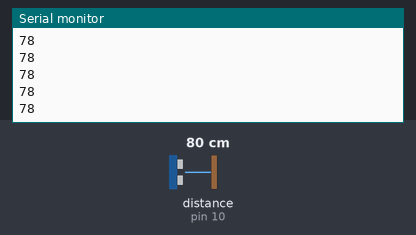
A sketch run on a simulated Arduino Uno, built with avr-gcc and run on an emulated ATmega328P. On the bench: the last lines printed to the serial monitor. Wiring (inferred from the names in the program): ultrasonic range finder: trigger pin 9; echo pin 10. The inputs (shaded band) are chosen by the test bench; at power-on: distance to the obstacle (sensor on pin 10) 80 cm. The echo pulse lasts 58.3 µs per cm.

Above: at 1.2 s.
1.3 s: distance to the obstacle (sensor on pin 10) set to 2 cm
At 1.8 s:
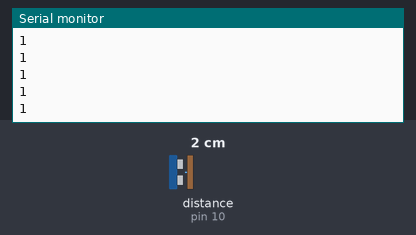
2.8 s: distance to the obstacle (sensor on pin 10) set to 4 cm
At 3.6 s:
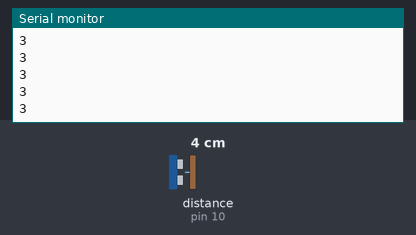
Timing chart, 0 to 5.8 s (numbered marks = the images above; inputs shaded):
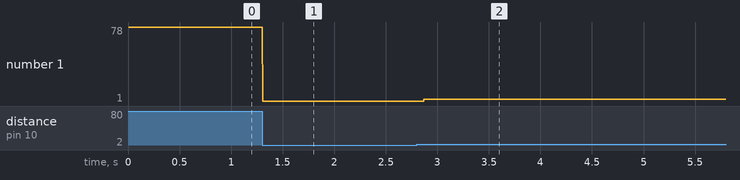

The sketch:

sonar.ino
```cpp
int echo=10;
int trig=9;
int t,s;
void setup() {
  pinMode(echo,INPUT);
  pinMode(trig,OUTPUT);
  Serial.begin(9600);

  // put your setup code here, to run once:

}

void loop() {

  digitalWrite(trig,HIGH);
  delayMicroseconds(50);
   digitalWrite(trig,LOW);
   delayMicroseconds(50);
   digitalWrite(trig,HIGH);

  t = pulseIn(echo,HIGH);
  s=t*0.034/2;

  Serial.println(s);


}
```

Measured:
- after the input at 1.3 s, the serial monitor: prints a new line at once (image 1)
- after the input at 2.8 s, the serial monitor: prints a new line after 0.07 s (image 2)
- plotted number 1: 78 → 1 after the input at 1.3 s, 1 → 3 after the input at 2.8 s
